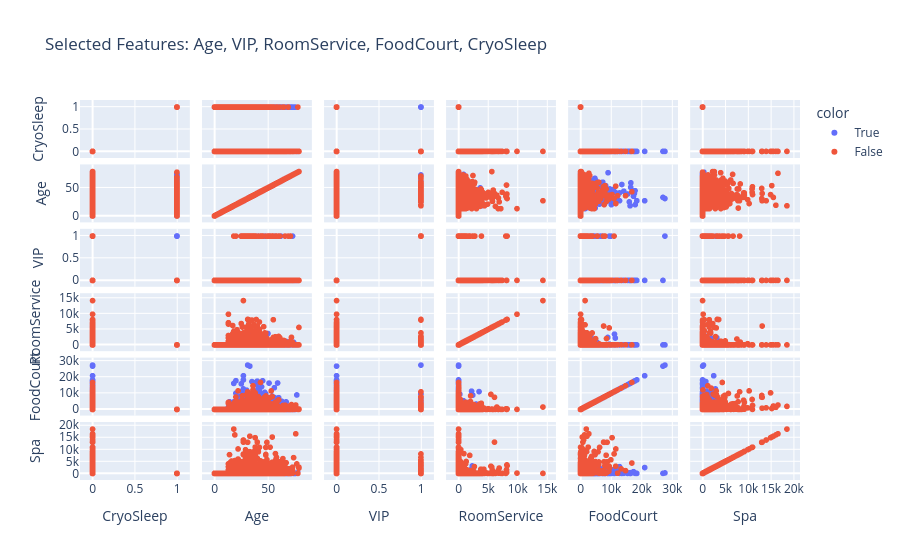
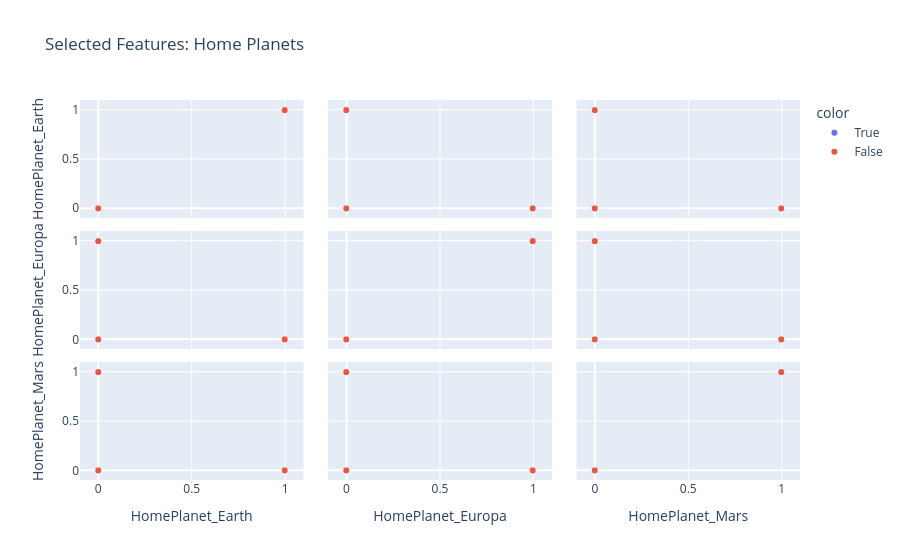
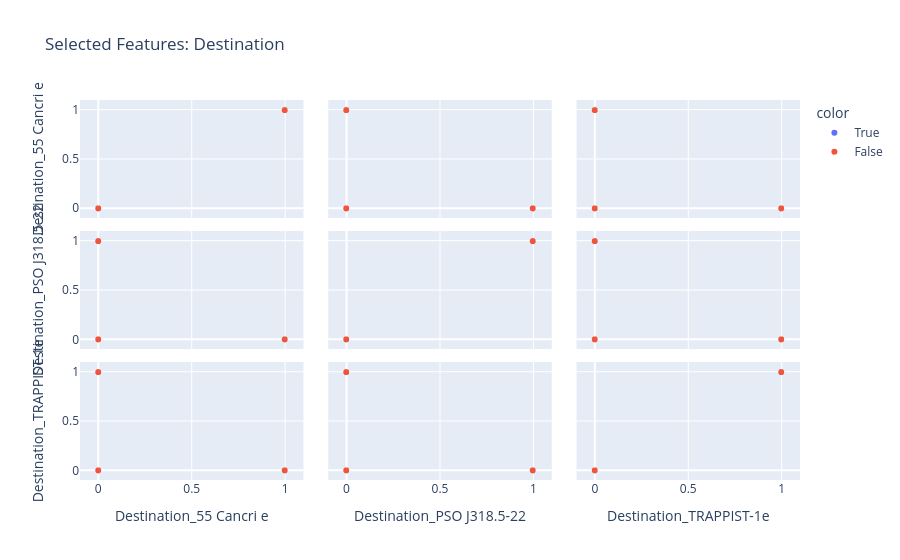
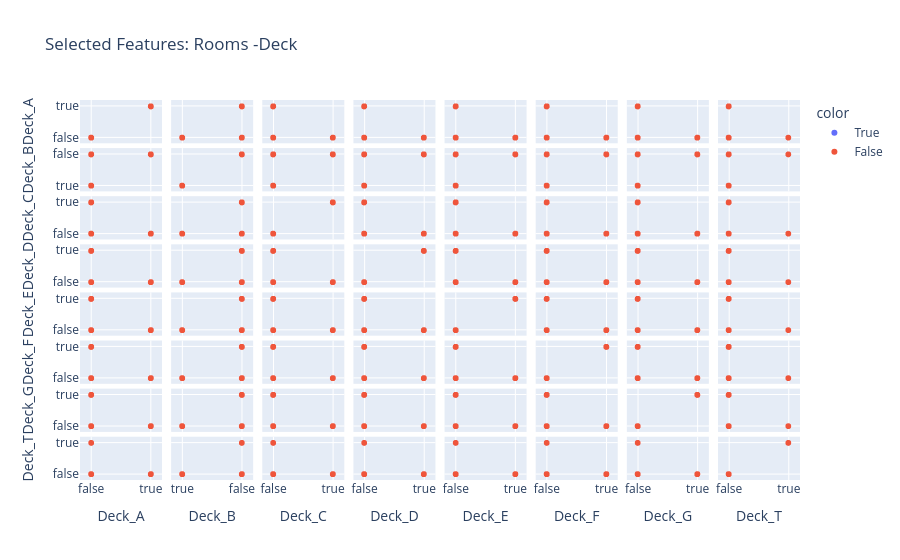

Notebook source saved alongside these figures, in order:
### Code cell
# Is it needed scale data?
print(X_train_.columns)
import plotly.express as px
def plot_scatter_matrices(X, y):
	fig1 = px.scatter_matrix(X, 
							dimensions=['CryoSleep', 'Age', 'VIP', 'RoomService', 'FoodCourt', 'Spa'], 
							color=y,
							title="Selected Features: Age, VIP, RoomService, FoodCourt, CryoSleep")
	fig1.show()
	fig2 = px.scatter_matrix(X, 
							dimensions=['HomePlanet_Earth', 'HomePlanet_Europa', 'HomePlanet_Mars'], 
							color=y,
							title="Selected Features: Home Planets")
	fig2.show()
	fig3 = px.scatter_matrix(X, 
							dimensions=['Destination_55 Cancri e', 'Destination_PSO J318.5-22', 'Destination_TRAPPIST-1e'], 
							color=y, 
							title= "Selected Features: Destination")
	fig3.show()
	col_decks = [col for col in X.columns if col.startswith('Deck_')]
	fig4 = px.scatter_matrix(X, 
							dimensions=col_decks,#['Deck', 'Num', 'Side'], 
							color=y, 
							title= "Selected Features: Rooms -Deck")
	fig4.show()
    

plot_scatter_matrices(X_train_, y_train)

### Figure 1 — Plotly figure (JSON) as saved in the notebook; plotly's stock layout.template omitted (floating-point values rounded to 4 significant figures; data arrays with more than 128 entries replaced by an {"elided": "..."} marker saying what was removed)
{"data": [{"dimensions": [{"axis": {"matches": true}, "label": "CryoSleep", "values": {"elided": "3059 int values"}}, {"axis": {"matches": true}, "label": "Age", "values": {"elided": "3059 int values"}}, {"axis": {"matches": true}, "label": "VIP", "values": {"elided": "3059 int values"}}, {"axis": {"matches": true}, "label": "RoomService", "values": {"elided": "3059 int values"}}, {"axis": {"matches": true}, "label": "FoodCourt", "values": {"elided": "3059 int values"}}, {"axis": {"matches": true}, "label": "Spa", "values": {"elided": "3059 int values"}}], "hovertemplate": "color=True<br>%{xaxis.title.text}=%{x}<br>%{yaxis.title.text}=%{y}<extra></extra>", "legendgroup": "True", "marker": {"color": "#636efa", "symbol": "circle"}, "name": "True", "showlegend": true, "type": "splom"}, {"dimensions": [{"axis": {"matches": true}, "label": "CryoSleep", "values": {"elided": "3026 int values"}}, {"axis": {"matches": true}, "label": "Age", "values": {"elided": "3026 int values"}}, {"axis": {"matches": true}, "label": "VIP", "values": {"elided": "3026 int values"}}, {"axis": {"matches": true}, "label": "RoomService", "values": {"elided": "3026 int values"}}, {"axis": {"matches": true}, "label": "FoodCourt", "values": {"elided": "3026 int values"}}, {"axis": {"matches": true}, "label": "Spa", "values": {"elided": "3026 int values"}}], "hovertemplate": "color=False<br>%{xaxis.title.text}=%{x}<br>%{yaxis.title.text}=%{y}<extra></extra>", "legendgroup": "False", "marker": {"color": "#EF553B", "symbol": "circle"}, "name": "False", "showlegend": true, "type": "splom"}], "layout": {"dragmode": "select", "legend": {"title": {"text": "color"}, "tracegroupgap": 0}, "title": {"text": "Selected Features: Age, VIP, RoomService, FoodCourt, CryoSleep"}}}

### Figure 2 — Plotly figure (JSON) as saved in the notebook; plotly's stock layout.template omitted (floating-point values rounded to 4 significant figures; data arrays with more than 128 entries replaced by an {"elided": "..."} marker saying what was removed)
{"data": [{"dimensions": [{"axis": {"matches": true}, "label": "HomePlanet_Earth", "values": {"elided": "3059 int values"}}, {"axis": {"matches": true}, "label": "HomePlanet_Europa", "values": {"elided": "3059 int values"}}, {"axis": {"matches": true}, "label": "HomePlanet_Mars", "values": {"elided": "3059 int values"}}], "hovertemplate": "color=True<br>%{xaxis.title.text}=%{x}<br>%{yaxis.title.text}=%{y}<extra></extra>", "legendgroup": "True", "marker": {"color": "#636efa", "symbol": "circle"}, "name": "True", "showlegend": true, "type": "splom"}, {"dimensions": [{"axis": {"matches": true}, "label": "HomePlanet_Earth", "values": {"elided": "3026 int values"}}, {"axis": {"matches": true}, "label": "HomePlanet_Europa", "values": {"elided": "3026 int values"}}, {"axis": {"matches": true}, "label": "HomePlanet_Mars", "values": {"elided": "3026 int values"}}], "hovertemplate": "color=False<br>%{xaxis.title.text}=%{x}<br>%{yaxis.title.text}=%{y}<extra></extra>", "legendgroup": "False", "marker": {"color": "#EF553B", "symbol": "circle"}, "name": "False", "showlegend": true, "type": "splom"}], "layout": {"dragmode": "select", "legend": {"title": {"text": "color"}, "tracegroupgap": 0}, "title": {"text": "Selected Features: Home Planets"}}}

### Figure 3 — Plotly figure (JSON) as saved in the notebook; plotly's stock layout.template omitted (floating-point values rounded to 4 significant figures; data arrays with more than 128 entries replaced by an {"elided": "..."} marker saying what was removed)
{"data": [{"dimensions": [{"axis": {"matches": true}, "label": "Destination_55 Cancri e", "values": {"elided": "3059 int values"}}, {"axis": {"matches": true}, "label": "Destination_PSO J318.5-22", "values": {"elided": "3059 int values"}}, {"axis": {"matches": true}, "label": "Destination_TRAPPIST-1e", "values": {"elided": "3059 int values"}}], "hovertemplate": "color=True<br>%{xaxis.title.text}=%{x}<br>%{yaxis.title.text}=%{y}<extra></extra>", "legendgroup": "True", "marker": {"color": "#636efa", "symbol": "circle"}, "name": "True", "showlegend": true, "type": "splom"}, {"dimensions": [{"axis": {"matches": true}, "label": "Destination_55 Cancri e", "values": {"elided": "3026 int values"}}, {"axis": {"matches": true}, "label": "Destination_PSO J318.5-22", "values": {"elided": "3026 int values"}}, {"axis": {"matches": true}, "label": "Destination_TRAPPIST-1e", "values": {"elided": "3026 int values"}}], "hovertemplate": "color=False<br>%{xaxis.title.text}=%{x}<br>%{yaxis.title.text}=%{y}<extra></extra>", "legendgroup": "False", "marker": {"color": "#EF553B", "symbol": "circle"}, "name": "False", "showlegend": true, "type": "splom"}], "layout": {"dragmode": "select", "legend": {"title": {"text": "color"}, "tracegroupgap": 0}, "title": {"text": "Selected Features: Destination"}}}

### Figure 4 — Plotly figure (JSON) as saved in the notebook; plotly's stock layout.template omitted (floating-point values rounded to 4 significant figures; data arrays with more than 128 entries replaced by an {"elided": "..."} marker saying what was removed)
{"data": [{"dimensions": [{"axis": {"matches": true}, "label": "Deck_A", "values": {"elided": "3059 bool values"}}, {"axis": {"matches": true}, "label": "Deck_B", "values": {"elided": "3059 bool values"}}, {"axis": {"matches": true}, "label": "Deck_C", "values": {"elided": "3059 bool values"}}, {"axis": {"matches": true}, "label": "Deck_D", "values": {"elided": "3059 bool values"}}, {"axis": {"matches": true}, "label": "Deck_E", "values": {"elided": "3059 bool values"}}, {"axis": {"matches": true}, "label": "Deck_F", "values": {"elided": "3059 bool values"}}, {"axis": {"matches": true}, "label": "Deck_G", "values": {"elided": "3059 bool values"}}, {"axis": {"matches": true}, "label": "Deck_T", "values": {"elided": "3059 bool values"}}], "hovertemplate": "color=True<br>%{xaxis.title.text}=%{x}<br>%{yaxis.title.text}=%{y}<extra></extra>", "legendgroup": "True", "marker": {"color": "#636efa", "symbol": "circle"}, "name": "True", "showlegend": true, "type": "splom"}, {"dimensions": [{"axis": {"matches": true}, "label": "Deck_A", "values": {"elided": "3026 bool values"}}, {"axis": {"matches": true}, "label": "Deck_B", "values": {"elided": "3026 bool values"}}, {"axis": {"matches": true}, "label": "Deck_C", "values": {"elided": "3026 bool values"}}, {"axis": {"matches": true}, "label": "Deck_D", "values": {"elided": "3026 bool values"}}, {"axis": {"matches": true}, "label": "Deck_E", "values": {"elided": "3026 bool values"}}, {"axis": {"matches": true}, "label": "Deck_F", "values": {"elided": "3026 bool values"}}, {"axis": {"matches": true}, "label": "Deck_G", "values": {"elided": "3026 bool values"}}, {"axis": {"matches": true}, "label": "Deck_T", "values": {"elided": "3026 bool values"}}], "hovertemplate": "color=False<br>%{xaxis.title.text}=%{x}<br>%{yaxis.title.text}=%{y}<extra></extra>", "legendgroup": "False", "marker": {"color": "#EF553B", "symbol": "circle"}, "name": "False", "showlegend": true, "type": "splom"}], "layout": {"dragmode": "select", "legend": {"title": {"text": "color"}, "tracegroupgap": 0}, "title": {"text": "Selected Features: Rooms -Deck"}}}
